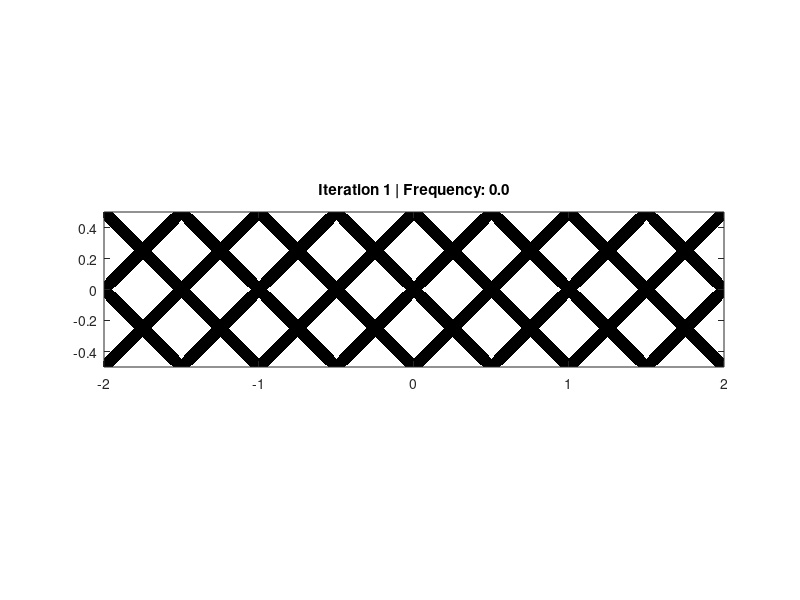

Write MATLAB code to recreate this figure. (Note: this script raises an error after producing the figure.)
%% ========================================================================
%  MMC Topology Optimization for Natural Frequency (Reusable Helper)
%  ========================================================================
%
%  Description:
%    Shared solver used by the case-specific scripts for maximizing the
%    first natural frequency of a 2D structure with MMC. Geometry,
%    boundary conditions, and mass placement are provided via `cfg`.
%
%  Usage:
%    results = mmc_nfreq_2d_common(cfg);
%    Mandatory cfg fields:
%      - L, H                        : Design domain size [m]
%      - nelx, nely                  : Mesh resolution
%      - boundaryType                : 'clamped-left' | 'clamped-both' | 'simply-supported-both'
%      - volfrac                     : Target volume fraction (0<volfrac<1)
%    All other fields fall back to defaults through applyDefaults(cfg).
%
% =========================================================================
function results = mmc_nfreq_2d_common(cfg)

if nargin < 1 || isempty(cfg)
    cfg = struct();
end

cfg = applyDefaults(cfg);
validateConfig(cfg);

% allow reproducibility control
if ~isempty(cfg.seed)
    rng(cfg.seed);
end

%% ========================================================================
%  0. CONFIGURATION
% =========================================================================

% --- Geometry ---
domainWidth  = cfg.L;
domainHeight = cfg.H;
thickness    = cfg.t;

% --- Mesh ---
numElemX = cfg.nelx;
numElemY = cfg.nely;

% --- Material Properties ---
youngsModulus = cfg.E0;
poissonsRatio = cfg.nu;
density       = cfg.rho0;
concentratedMass = cfg.m_lumped;

% --- MMC Component Parameters ---
componentSpacingX = cfg.componentSpacingX;
componentSpacingY = cfg.componentSpacingY;
initialHalfLength = cfg.initialHalfLength;
initialHalfWidth1 = cfg.initialHalfWidth1;
initialHalfWidth2 = cfg.initialHalfWidth2;
initialAngle      = cfg.initialAngle;

% --- Optimization Parameters ---
volumeFraction      = cfg.volfrac;
superEllipsoidPower = cfg.superEllipsoidPower;
ksParameter         = cfg.ksParameter;

% --- Convergence Settings ---
maxIterations  = cfg.maxIterations;
convergenceTol = cfg.convergenceTol;
moveLimit      = cfg.moveLimit;

% --- Epsilon Schedule (Heaviside sharpness) ---
eps_initial = cfg.eps_initial;
eps_final   = cfg.eps_final;
eps_midIter = cfg.eps_midIter;
eps_rate    = cfg.eps_rate;

% --- Eigenvalue Analysis ---
targetMode      = cfg.targetMode;
numModesCompute = cfg.numModesCompute;

% --- Numerical Parameters ---
minDensity        = cfg.rho_min;
sensitivityDigits = cfg.sensitivityDigits;
objScaleFactor    = cfg.objScaleFactor;

%% ========================================================================
%  1. FINITE ELEMENT MESH SETUP
% =========================================================================

% Helper function for sparse matrix assembly
fsparse = @(i,j,s,sz) sparse(i,j,s,sz(1),sz(2));

% Mesh dimensions
numElements = numElemX * numElemY;
numNodes    = (numElemX + 1) * (numElemY + 1);
numDofs     = 2 * numNodes;

% Element dimensions
elemWidth   = domainWidth / numElemX;
elemHeight  = domainHeight / numElemY;
minElemSize = min(elemWidth, elemHeight);

% Element stiffness and mass matrices
Ke_tril = computeElementStiffness(youngsModulus, poissonsRatio, ...
                                   elemWidth, elemHeight, thickness);
KE = triLowerToFull(Ke_tril, 8);

Me_tril = computeElementMass(density, elemWidth, elemHeight, thickness);
ME = triLowerToFull(Me_tril, 8);

% Node numbering matrix
nodeMatrix = int32(reshape(1:numNodes, 1+numElemY, 1+numElemX));

% DOF connectivity matrix (8 DOFs per element: 2 per node x 4 nodes)
edofVec = reshape(2*nodeMatrix(1:end-1, 1:end-1) - 1, numElements, 1);
edofMat = edofVec + int32([0 1 2*numElemY+[2 3 4 5] 2 3]);

% Node IDs for each element (for density interpolation)
elementNodeIDs = edofMat(:, 2:2:8) ./ 2;

% Assembly index arrays (lower triangular, for symmetric matrices)
[indexI, indexII] = deal([]);
for j = 1:8
    indexI  = cat(2, indexI, j:8);
    indexII = cat(2, indexII, repmat(j, 1, 8-j+1));
end
[iK, jK] = deal(edofMat(:, indexI)', edofMat(:, indexII)');
assemblyIndex = sort([iK(:), jK(:)], 2, 'descend');
clear iK jK;

% Nodal coordinates (centered at origin)
[nodeX, nodeY] = meshgrid(elemWidth  * (-numElemX/2 : numElemX/2), ...
                          elemHeight * (-numElemY/2 : numElemY/2));
gridCoords.x = nodeX(:);
gridCoords.y = nodeY(:);

% Volume weight for each node (for constraint computation)
volumeWeight = sparse(double(elementNodeIDs(:)), 1, 1/4);

%% ========================================================================
%  2. BOUNDARY CONDITIONS & LOADS
% =========================================================================

% Boundary conditions (fixed DOFs and supporting elements)
[fixedDofs, fixedElements] = buildBoundaryConditions(cfg.boundaryType, numElemX, numElemY);
freeDofs = setdiff(1:numDofs, fixedDofs);

% Mass placement
massCoords = clampMassLocation(cfg.massLocation, domainWidth, domainHeight, minElemSize);
massNodeID = findNearestNode(massCoords, gridCoords);
massDofs   = 2*massNodeID-1 : 2*massNodeID;

% Elements near mass location (for connectivity check)
[massElements, massColRow] = massNeighborElements(massNodeID, numElemX, numElemY);

%% ========================================================================
%  3. MMC COMPONENT INITIALIZATION
% =========================================================================

% Generate initial component center coordinates
centerX = componentSpacingX : 2*componentSpacingX : domainWidth;
centerY = componentSpacingY : 2*componentSpacingY : domainHeight;
numCompX = length(centerX);
numCompY = length(centerY);

% Duplicate coordinates for crossing components at each location
centerX = kron(centerX, ones(1, 2*numCompY));
centerY = repmat(kron(centerY, ones(1, 2)), 1, numCompX);

numComponents = length(centerX);

% Initialize design variables for all components
% Each component: [x0, y0, L, t1, t2, theta]
halfLengths = repmat(initialHalfLength, 1, numComponents);
halfWidths1 = repmat(initialHalfWidth1, 1, numComponents);
halfWidths2 = repmat(initialHalfWidth2, 1, numComponents);
angles      = repmat([initialAngle, -initialAngle], 1, numComponents/2);

% Assemble design variable vector
% Shift centers to be relative to domain center
designVars = [centerX - elemWidth*numElemX/2; ...
              centerY - elemHeight*numElemY/2; ...
              halfLengths; halfWidths1; halfWidths2; angles];

numDesignVars    = numel(designVars);
varsPerComponent = numDesignVars / numComponents;

% Active components and design variables (may be reduced during optimization)
activeComponents = 1:numComponents;
activeDesignVars = 1:numDesignVars;

% Non-design region (empty for this problem)
nonDesignTDF = [];

% Initialize component TDF matrix
componentTDF = zeros(numNodes, numComponents);

%% ========================================================================
%  4. MMA OPTIMIZER SETUP
% =========================================================================

% MMA parameters
numConstraints = 1;
mma_c = 1000 * ones(numConstraints, 1);
mma_d = zeros(numConstraints, 1);
mma_a0 = 1;
mma_a = zeros(numConstraints, 1);

% Design variable history
xval  = designVars(:);
xold1 = xval;
xold2 = xval;

% Design variable bounds (per component)
xmin_single = [-domainWidth/2; -domainHeight/2; minElemSize; ...
               minElemSize; minElemSize; -pi];
xmax_single = [domainWidth/2; domainHeight/2; ...
               sqrt(domainWidth^2 + domainHeight^2)/2; ...
               0.5*min(domainWidth, domainHeight) * [1; 1]; pi];

xmin = repmat(xmin_single, numComponents, 1);
xmax = repmat(xmax_single, numComponents, 1);

% MMA asymptote bounds
low = xmin;
upp = xmax;

% Best design tracking (for recovery from disconnection)
xval_best  = xval;
bestFrequency = 0;

%% ========================================================================
%  5. OPTIMIZATION LOOP
% =========================================================================

% History storage
objectiveHistory   = zeros(1, maxIterations);
constraintHistory  = zeros(1, maxIterations);
objRelativeChange  = 1.0;
iter = 1;

fprintf('\n=== Starting Optimization (%s) ===\n', cfg.boundaryType);
fprintf('Domain: %.1f m x %.1f m | Mesh: %d x %d\n', domainWidth, domainHeight, numElemX, numElemY);
fprintf('Mass location: [%.3f, %.3f] (node %d | node col %d row %d)\n', ...
        massCoords(1), massCoords(2), massNodeID, massColRow(1), massColRow(2));
fprintf('Target volume fraction: %.2f\n', volumeFraction);
fprintf('Number of components: %d\n', numComponents);
fprintf('Number of design variables: %d\n\n', numDesignVars);

while objRelativeChange > convergenceTol && iter <= maxIterations

    % --- Compute adaptive epsilon (Heaviside sharpness) ---
    epsilon = eps_initial + eps_final - ...
              (1/eps_final + exp(-eps_rate*(iter - eps_midIter)))^(-1);

    % =====================================================================
    %  STEP 1: Compute Component TDFs and Derivatives
    % =====================================================================
    componentTDFderiv = sparse(numNodes, numDesignVars);

    for iComp = activeComponents
        [componentTDF, componentTDFderiv, xval, activeComponents, activeDesignVars] = ...
            computeComponentTDF(componentTDF, componentTDFderiv, xval, iComp, ...
                               gridCoords, superEllipsoidPower, varsPerComponent, ...
                               epsilon, activeComponents, activeDesignVars, minElemSize);
    end

    % Aggregate TDFs using KS function
    activeTDF = [componentTDF(:, activeComponents), nonDesignTDF];
    expTDF    = exp(ksParameter * activeTDF);
    globalTDF = max(-1e3, log(sum(expTDF, 2)) / ksParameter);

    % Global TDF sensitivity w.r.t. component TDFs
    activeTDFderiv = componentTDFderiv(:, activeDesignVars);
    dPhimax_dPhi   = expTDF(:, 1:length(activeComponents)) ./ (sum(expTDF, 2) + eps);
    dPhimax_dPhi   = kron(dPhimax_dPhi, ones(1, varsPerComponent));
    globalTDFderiv = dPhimax_dPhi .* activeTDFderiv;

    % =====================================================================
    %  STEP 2: Visualization
    % =====================================================================
    figure(1); clf;
    contourf(reshape(nodeX, [numElemY+1, numElemX+1]), ...
             reshape(nodeY, [numElemY+1, numElemX+1]), ...
             reshape(globalTDF, [numElemY+1, numElemX+1]), [0, 0], 'LineColor', 'none');
    colormap([1 1 1; 0 0 0]);  % White = void, Black = material
    axis equal;
    axis([-domainWidth/2, domainWidth/2, -domainHeight/2, domainHeight/2]);
    title(sprintf('Iteration %d | Frequency: %.1f', iter, bestFrequency));
    drawnow;

    % =====================================================================
    %  STEP 3: Finite Element Analysis
    % =====================================================================

    % Compute element densities from global TDF
    heavisideH     = smoothHeaviside(globalTDF, minDensity, epsilon);
    elementDensity = sum(heavisideH(elementNodeIDs), 2) / 4;
    if ~isempty(fixedElements)
        elementDensity(fixedElements) = 1;  % enforce solid pads at supports
    end

    % Initialize eigenvector
    modeShape = zeros(numDofs, 1);

    % Check structural connectivity (mass must be connected to supports)
    [hasLoadPath, connectedLabel] = checkStructuralConnectivity(...
        elementDensity, numElemY, numElemX, minDensity, fixedElements, massElements);

    if hasLoadPath
        isConnected = true;

        % Find elements in connected region
        bwLabels = reshape(bwlabel(reshape(elementDensity, numElemY, numElemX) > minDensity, 4), ...
                          numElemX*numElemY, 1);
        connectedElements = find(bwLabels == connectedLabel);

        % Use only connected elements for FEA
        connectedDensity = zeros(size(elementDensity));
        connectedDensity(connectedElements) = elementDensity(connectedElements);

        edofMatConnected = edofMat(connectedElements, :);
        freeDofConnected = setdiff(edofMatConnected(:), fixedDofs);

        % Build assembly index for connected region
        [iK1, jK1] = deal(edofMatConnected(:, indexI)', edofMatConnected(:, indexII)');
        assemblyIndexConnected = sort([iK1(:), jK1(:)], 2, 'descend');
        clear iK1 jK1;

        % Assemble stiffness and mass matrices
        [K, M] = assembleGlobalMatrices(Ke_tril, Me_tril, connectedDensity, ...
                    connectedElements, assemblyIndexConnected, numDofs, ...
                    massDofs, concentratedMass, fsparse);

        % Solve eigenvalue problem
        [eigenvectors, eigenvalues] = eigs(K(freeDofConnected, freeDofConnected), ...
                                           M(freeDofConnected, freeDofConnected), ...
                                           numModesCompute, 'sm');
        frequency = eigenvalues(targetMode, targetMode);
        modeShape(freeDofConnected) = eigenvectors(:, targetMode);
        modeShape = modeShape / sqrt(modeShape' * M * modeShape);

        % Track best design
        if frequency > bestFrequency
            bestFrequency = frequency;
            xval_best = xval;
        end
    else
        % No load path - penalize disconnected design
        isConnected = false;
        fprintf('  WARNING: Structure disconnected - applying penalty\n');

        % Use full domain for FEA
        [K, M] = assembleGlobalMatrices(Ke_tril, Me_tril, elementDensity, ...
                    1:numElements, assemblyIndex, numDofs, ...
                    massDofs, concentratedMass, fsparse);

        [eigenvectors, eigenvalues] = eigs(K(freeDofs, freeDofs), ...
                                           M(freeDofs, freeDofs), ...
                                           numModesCompute, 'sm');
        frequency = eigenvalues(targetMode, targetMode);
        modeShape(freeDofs) = eigenvectors(:, targetMode);
        modeShape = modeShape / sqrt(modeShape' * M * modeShape);

        % Heavy penalty for disconnection
        if bestFrequency > 0
            frequency = 0.1 * bestFrequency;
        end
        freeDofConnected = freeDofs;  % For sensitivity calculation
    end

    % Store objective and constraint
    objectiveHistory(iter) = frequency;
    volumeConstraint = sum(elementDensity) * elemWidth * elemHeight / ...
                       (domainWidth * domainHeight) - volumeFraction;
    constraintHistory(iter) = volumeConstraint + volumeFraction;

    % =====================================================================
    %  STEP 4: Sensitivity Analysis
    % =====================================================================

    % Derivative of Heaviside function
    dH_dPhi = 3*(1 - minDensity) / (4*epsilon) * (1 - globalTDF.^2 / epsilon^2);
    dH_dPhi(abs(globalTDF) > epsilon) = 0;

    % Adjoint method for eigenvalue sensitivity
    [adjointVec, adjointScalar] = computeAdjointSensitivity(K, M, freeDofConnected, ...
                                                             modeShape, numDofs, frequency);

    % Element sensitivity
    elemSensitivity = sum((adjointVec(edofMat) * (KE - frequency*ME)) .* modeShape(edofMat) - ...
                          0.5 * (adjointScalar * modeShape(edofMat) * ME) .* modeShape(edofMat), 2);

    % Convert to nodal sensitivity
    elemSensNode = elemSensitivity * ones(1, 4) / 4;
    nodalSensitivity = sparse(double(elementNodeIDs(:)), 1, elemSensNode(:));

    % Chain rule: objective sensitivity w.r.t. design variables
    df0dx = zeros(1, numDesignVars);
    df0dx(activeDesignVars) = (nodalSensitivity .* dH_dPhi)' * globalTDFderiv;

    % Constraint sensitivity w.r.t. design variables
    dfdx = zeros(1, numDesignVars);
    dfdx(activeDesignVars) = (volumeWeight .* dH_dPhi)' * globalTDFderiv * ...
                              elemWidth * elemHeight / (domainWidth * domainHeight);

    % Sensitivity truncation (numerical stability)
    digits = sensitivityDigits - floor(log10([max(abs(df0dx(:)))+eps, ...
                                               max(abs(dfdx(:)))+eps]));

    % Objective scaling
    scale = max(abs(df0dx));
    if scale < eps || ~isfinite(scale)
        scale = objScaleFactor;
    else
        objScaleFactor = scale;
    end

    f0val = -frequency / scale;
    df0dx = round(df0dx * 10^digits(1)) / 10^digits(1) / scale;
    dfdx  = round(dfdx * 10^digits(2)) / 10^digits(2);

    % =====================================================================
    %  STEP 5: Design Update (MMA)
    % =====================================================================

    % Apply move limits
    xmin_move = max(xmin, xval - moveLimit*(xmax - xmin));
    xmax_move = min(xmax, xval + moveLimit*(xmax - xmin));

    % Call MMA optimizer
    [xmma, ~,~,~,~,~,~,~,~, low, upp] = mmasub(numConstraints, numDesignVars, iter, ...
        xval, xmin_move, xmax_move, xold1, xold2, f0val, df0dx(:), ...
        volumeConstraint, dfdx, low, upp, mma_a0, mma_a, mma_c, mma_d);

    % Update design variable history
    xold2 = xold1;
    xold1 = xval;
    xval  = xmma;

    % =====================================================================
    %  STEP 6: Convergence Check
    % =====================================================================

    if iter >= 5 && volumeConstraint/volumeFraction < 1e-4
        recentObj = objectiveHistory(iter-4:iter);
        objRelativeChange = abs(max(abs(recentObj - mean(recentObj))) / mean(recentObj));
    end

    % Print iteration info
    fprintf('It.: %4d  |  Freq: %8.2f  |  Vol: %+7.4f  |  Change: %.4f | Connected: %d\n', ...
            iter, frequency, volumeConstraint, objRelativeChange, isConnected);

    iter = iter + 1;
end

fprintf('\n=== Optimization Complete ===\n');
fprintf('Final frequency: %.2f\n', bestFrequency);
fprintf('Total iterations: %d\n', iter-1);

% Return a concise results struct
results.bestFrequency    = bestFrequency;
results.designVariables  = xval_best;
results.history.objective   = objectiveHistory(1:iter-1);
results.history.constraint  = constraintHistory(1:iter-1);
results.config = cfg;

end

%% ========================================================================
%  HELPER FUNCTIONS
% =========================================================================

function cfg = applyDefaults(cfg)
% APPLYDEFAULTS Fill in missing fields with historical defaults.

% Geometry and mesh
defaults.L    = 4;          % [m] domain length (x)
defaults.H    = 1;          % [m] domain height (y)
defaults.t    = 0.01;       % [m] out-of-plane thickness
defaults.nelx = 400;        % elements along x
defaults.nely = 100;        % elements along y

% Material and lumped mass
defaults.E0        = 2e11;   % [Pa]
defaults.nu        = 0.3;    % [-]
defaults.rho0      = 7800;   % [kg/m^3]
defaults.rho_min   = 1e-6;   % floor density
defaults.m_lumped  = 1e5;    % [kg] concentrated mass

% MMC initialization
defaults.componentSpacingX = 0.25; % [m]
defaults.componentSpacingY = 0.25; % [m]
defaults.initialHalfLength = 0.4;  % [m]
defaults.initialHalfWidth1 = 0.04; % [m]
defaults.initialHalfWidth2 = 0.04; % [m]
defaults.initialAngle      = pi/4; % [rad]

% Optimization / aggregation
defaults.volfrac            = 0.3;
defaults.superEllipsoidPower= 6;
defaults.ksParameter        = 100;
defaults.maxIterations      = 500;
defaults.convergenceTol     = 1e-5;
defaults.moveLimit          = 0.1;

% Heaviside schedule
defaults.eps_initial = 0.02;
defaults.eps_final   = 0.3;
defaults.eps_midIter = 30;
defaults.eps_rate    = 0.5;

% Eigen analysis
defaults.targetMode      = 1;
defaults.numModesCompute = 6;

% Numerical stabilization
defaults.sensitivityDigits = 5;
defaults.objScaleFactor    = 100;

% Supports and mass placement
defaults.boundaryType = 'clamped-both';
defaults.massLocation = [0, 0];   % [x,y] domain-centered

% Misc
defaults.seed      = [];
defaults.verbosity = 1;

% Legacy aliases for backward compatibility
alias.domainWidth   = 'L';
alias.domainHeight  = 'H';
alias.thickness     = 't';
alias.numElemX      = 'nelx';
alias.numElemY      = 'nely';
alias.youngsModulus = 'E0';
alias.poissonsRatio = 'nu';
alias.density       = 'rho0';
alias.minDensity    = 'rho_min';
alias.concentratedMass = 'm_lumped';
alias.volumeFraction   = 'volfrac';

% Promote alias fields if present
legacyFields = fieldnames(alias);
for i = 1:numel(legacyFields)
    legacy = legacyFields{i};
    modern = alias.(legacy);
    if isfield(cfg, legacy) && ~isfield(cfg, modern)
        cfg.(modern) = cfg.(legacy);
    end
end

% Apply defaults
defFields = fieldnames(defaults);
for i = 1:numel(defFields)
    fname = defFields{i};
    if ~isfield(cfg, fname) || isempty(cfg.(fname))
        cfg.(fname) = defaults.(fname);
    end
end
end


function validateConfig(cfg)
% VALIDATECONFIG Basic sanity checks on configuration

required = {'L','H','nelx','nely','volfrac','boundaryType'};
for k = 1:numel(required)
    assert(isfield(cfg, required{k}), 'cfg.%s is required', required{k});
end

assert(cfg.L > 0 && cfg.H > 0, 'Geometry L,H must be positive');
assert(all([cfg.nelx, cfg.nely] > 0) && all(mod([cfg.nelx, cfg.nely],1)==0), ...
    'nelx and nely must be positive integers');
assert(cfg.volfrac > 0 && cfg.volfrac < 1, 'volfrac must be in (0,1)');
assert(cfg.t > 0, 'thickness t must be positive');
assert(cfg.E0 > 0, 'E0 must be positive');
assert(cfg.rho0 > 0, 'rho0 must be positive');
assert(cfg.rho_min >= 0, 'rho_min must be non-negative');
assert(ismember(cfg.boundaryType, {'clamped-left','clamped-both','simply-supported-both'}), ...
    'boundaryType must be clamped-left | clamped-both | simply-supported-both');
end


function coords = clampMassLocation(coords, width, height, minElemSize)
% CLAMPMASSLOCATION Keep mass coordinates inside the domain with a margin

    marginX = minElemSize/10;
    marginY = minElemSize/10;
    coords(1) = max(-width/2 + marginX, min(width/2 - marginX, coords(1)));
    coords(2) = max(-height/2 + marginY, min(height/2 - marginY, coords(2)));
end


function nodeID = findNearestNode(target, grid)
% FINDNEARESTNODE Nearest node to a target coordinate

[~, nodeID] = min((grid.x - target(1)).^2 + (grid.y - target(2)).^2);
end


function [fixedDofs, fixedElements] = buildBoundaryConditions(type, nelx, nely)
% BUILDBOUNDARYCONDITIONS Supported boundary condition presets

leftNodes  = 1:nely+1;
rightNodes = nelx*(nely+1)+1 : (nelx+1)*(nely+1);

switch type
    case 'clamped-left'
        fixedDofs = [2*leftNodes-1, 2*leftNodes];
        fixedElements = 1:nely;

    case 'clamped-both'
        fixedDofs = [2*leftNodes-1, 2*leftNodes, 2*rightNodes-1, 2*rightNodes];
        fixedElements = union(1:nely, (nelx-1)*nely+1 : nely*nelx);

    case 'simply-supported-both'
        % Hinged supports at mid-height on left/right edges (Table 3)
        jMid = nely/2 + 1;  % requires even nely
        fixNd = [jMid, nelx*(nely+1) + jMid];

        % Constrain both translational DOFs at hinge nodes
        fixedDofs = [2*fixNd - 1, 2*fixNd];

        % Non-design pads: two elements per hinge (column 1 and column nelx)
        eL1 = nely/2;
        eL2 = nely/2 + 1;
        eR1 = (nelx-1)*nely + nely/2;
        eR2 = (nelx-1)*nely + nely/2 + 1;
        fixedElements = [eL1, eL2, eR1, eR2];

        % Sanity check for the benchmark mesh used in Fig. 8(g)
        if nelx == 400 && nely == 100
            assert(fixNd(1) == 51 && fixNd(2) == 400*(101) + 51, ...
                   'Hinge nodes not at mid-height boundaries for 400x100 mesh');
            expectedPads = [50 51 39950 39951];
            assert(isequal(sort(unique(fixedElements(:)))', expectedPads), ...
                   'Fixed element pads should be two per hinge for 400x100 mesh');
        end


    % % hinge nodes: mid-height on left and right edges
    % jMid = round(nely/2) + 1;              % node row index on left edge (1..nely+1)
    % fixNd = [ jMid,  nelx*(nely+1) + jMid ];
    % 
    % % constrain BOTH DOFs at BOTH hinges (exactly as Table 3)
    % fixedDofs = [2*fixNd-1, 2*fixNd];      % u and v at each hinge node
    % fixedDofs = unique(fixedDofs(:));
    % 
    % % small non-design "pads" at supports (exactly as Table 3)
    % fixedElements = [ ...
    %     round(nely/2), ...
    %     round(nely/2)+1, ...
    %     nely*nelx - round(nely/2), ...
    %     nely*nelx - round(nely/2) + 1 ...
    % ];
    % fixedElements = unique(fixedElements(:));

    otherwise
        error('Unknown boundaryType: %s', type);
end

fixedDofs = unique(fixedDofs);
end


function [massElements, colRow] = massNeighborElements(massNodeID, nelx, nely)
% MASSNEIGHELEMENTS Elements sharing the mass node (up to 4 neighbors)

    rowNode = mod(massNodeID-1, nely+1) + 1;
    colNode = floor((massNodeID-1)/(nely+1)) + 1;

cols = max(1, colNode-1) : min(nelx, colNode);
rows = max(1, rowNode-1) : min(nely, rowNode);

massElements = [];
for c = cols
    for r = rows
        massElements(end+1) = (c-1)*nely + r; %#ok<AGROW>
    end
end

colRow = [colNode, rowNode];
end


function [TDF, TDFderiv, xval, activeComp, activeVars] = ...
    computeComponentTDF(TDF, TDFderiv, xval, compIdx, grid, p, varsPerComp, ...
                        epsilon, activeComp, activeVars, minSize)
% COMPUTECOMPONENTTDF Compute TDF and derivatives for a single MMC component
%
%   The component is a super-ellipsoid defined by:
%     phi(x,y) = 1 - ((x'/L)^p + (y'/l)^p)^(1/p)
%   where (x',y') are local coordinates and l varies linearly with x'.

    % Extract component parameters
    varIdx = (compIdx-1)*varsPerComp + 1 : compIdx*varsPerComp;
    params = xval(varIdx);

    x0 = params(1);     % Center x
    y0 = params(2);     % Center y
    L  = params(3) + eps;  % Half-length (avoid division by zero)
    t1 = params(4);     % Half-width at one end
    t2 = params(5);     % Half-width at other end
    theta = params(6);  % Rotation angle

    % Rotation to local coordinates
    st = sin(theta);
    ct = cos(theta);
    x_local = ct*(grid.x - x0) + st*(grid.y - y0) + eps;
    y_local = -st*(grid.x - x0) + ct*(grid.y - y0) + eps;

    % Variable half-width along component length
    halfWidth = (t1 + t2)/2 + (t2 - t1)/2/L * x_local + eps;

    % Super-ellipsoid implicit function
    superEllipsoid = abs(x_local).^p / L^p + abs(y_local).^p ./ halfWidth.^p;
    TDF(:, compIdx) = 1 - superEllipsoid.^(1/p);

    % Check if component should be deleted (too small or outside domain)
    if (t1/minSize < 1.01 && t2/minSize < 1.01) || min(abs(TDF(:, compIdx))) >= epsilon
        TDF(:, compIdx) = -1e3;
        xval(varIdx(4:5)) = 0;
        activeComp = setdiff(activeComp, compIdx);
        activeVars = setdiff(activeVars, varIdx);
        return;
    end

    % --- Compute derivatives ---
    % d(x_local)/d(params)
    dx_local = [-ct + 0*x_local, -st + 0*x_local, 0*x_local, 0*x_local, 0*x_local, y_local];
    dy_local = [st + 0*y_local, -ct + 0*y_local, 0*y_local, 0*y_local, 0*y_local, -x_local];

    % d(halfWidth)/d(params)
    dw_dx = (t2 - t1) / (2*L);
    dw_dL = -(t2 - t1)/2 * x_local / L^2;
    dw_dt1 = 1/2 - x_local/(2*L);
    dw_dt2 = 1/2 + x_local/(2*L);
    dHalfWidth = [0*halfWidth, 0*halfWidth, dw_dL, dw_dt1, dw_dt2, 0*halfWidth] + ...
                 repmat(dw_dx, 1, varsPerComp) .* dx_local;

    % d(phi)/d(x_local), d(phi)/d(y_local), d(phi)/d(halfWidth)
    dPhi_dx = -(superEllipsoid).^(1/p - 1) .* (x_local/L).^(p-1) / L;
    dPhi_dy = -(superEllipsoid).^(1/p - 1) .* (y_local./halfWidth).^(p-1) ./ halfWidth;
    dPhi_dw = (superEllipsoid).^(1/p - 1) .* (y_local./halfWidth).^p ./ halfWidth;

    % d(phi)/d(L) - special case
    dPhi_dL = zeros(size(dx_local));
    dPhi_dL(:, 3) = (superEllipsoid).^(1/p - 1) .* (x_local/L).^p / L;

    % Chain rule for all parameters
    TDFderiv(:, varIdx) = repmat(dPhi_dx, 1, varsPerComp) .* dx_local + ...
                          repmat(dPhi_dy, 1, varsPerComp) .* dy_local + ...
                          dPhi_dL + ...
                          repmat(dPhi_dw, 1, varsPerComp) .* dHalfWidth;
end


function [adjoint1, adjoint2] = computeAdjointSensitivity(K, M, freeDofs, psi, nDof, lambda)
% COMPUTEADJOINTSENSITIVITY Solve adjoint system for eigenvalue sensitivity
%
%   Solves the augmented system:
%     [K - lambda*M,  -M*psi] [a1]   [0]
%     [-psi'*M,          0  ] [a2] = [1]

    L11 = K(freeDofs, freeDofs) - lambda * M(freeDofs, freeDofs);
    L12 = -M(freeDofs, freeDofs) * psi(freeDofs);
    L21 = L12';

    augmentedMatrix = [L11, L12; L21, 0];
    rhs = [zeros(length(freeDofs), 1); 1];

    solution = augmentedMatrix \ rhs;

    adjoint1 = zeros(nDof, 1);
    adjoint1(freeDofs) = solution(1:end-1);
    adjoint2 = solution(end);
end


function H = smoothHeaviside(phi, alpha, epsilon)
% SMOOTHHEAVISIDE Smoothed Heaviside function for density interpolation
%
%   H = alpha + (1-alpha) * smooth_step(phi/epsilon)
%   where smooth_step is a cubic polynomial in the transition region.

    H = 3*(1 - alpha)/4 * (phi/epsilon - phi.^3/(3*epsilon^3)) + (1 + alpha)/2;
    H(phi > epsilon)  = 1;
    H(phi < -epsilon) = alpha;
end


function [hasPath, connectedLabel] = checkStructuralConnectivity(density, nely, nelx, ...
                                                                  minDen, fixEle, massEle)
% CHECKSTRUCTURALCONNECTIVITY Check if mass is connected to supports
%
%   Uses connected component labeling to verify load path exists.

    binaryDensity = reshape(density, nely, nelx) > minDen;
    labeledRegions = reshape(bwlabel(binaryDensity, 4), nelx*nely, 1);

    fixedLabels = unique(labeledRegions(fixEle));
    massLabels  = nonzeros(unique(labeledRegions(massEle)));

    hasPath = false;
    connectedLabel = [];

    if ~isempty(massLabels)
        for label = massLabels'
            if ismember(label, fixedLabels)
                hasPath = true;
                connectedLabel = label;
                return;
            end
        end
    end
end


function [K, M] = assembleGlobalMatrices(Ke, Me, density, elements, assemblyIdx, ...
                                          nDof, massDofs, massValue, fsparse)
% ASSEMBLEGLOBALMATRICES Assemble global stiffness and mass matrices
%
%   Uses vectorized assembly for efficiency.

    % Stiffness matrix
    sK = reshape(Ke(:) * density(elements)', length(Ke)*length(elements), 1);
    K = fsparse(assemblyIdx(:,1), assemblyIdx(:,2), sK, [nDof, nDof]);
    K = K + K' - diag(diag(K));
    K = K + fsparse(1:nDof, 1:nDof, eps*ones(1,nDof), [nDof, nDof]);  % Regularization

    % Mass matrix
    sM = reshape(Me(:) * density(elements)', length(Me)*length(elements), 1);
    M = fsparse(assemblyIdx(:,1), assemblyIdx(:,2), sM, [nDof, nDof]);
    M = M + M' - diag(diag(M));
    M(massDofs, massDofs) = M(massDofs, massDofs) + massValue * eye(length(massDofs));
    M = M + fsparse(1:nDof, 1:nDof, eps*ones(1,nDof), [nDof, nDof]);  % Regularization
end


function fullMatrix = triLowerToFull(triLower, n)
% TRILOWERTOFULL Convert lower triangular vector to full symmetric matrix

    fullMatrix = zeros(n, n);
    fullMatrix(tril(ones(n)) == 1) = triLower';
    fullMatrix = fullMatrix + fullMatrix' - diag(diag(fullMatrix));
end


function Ke = computeElementStiffness(E, nu, a, b, h)
% COMPUTEELEMENTSTIFFNESS 4-node quadrilateral element stiffness matrix
%
%   Returns lower triangular part (36 unique entries for 8x8 symmetric matrix)

    k1 = [-1/6/a/b*(nu*a^2-2*b^2-a^2), 1/8*nu+1/8, ...
          -1/12/a/b*(nu*a^2+4*b^2-a^2), 3/8*nu-1/8, ...
           1/12/a/b*(nu*a^2-2*b^2-a^2), -1/8*nu-1/8, ...
           1/6/a/b*(nu*a^2+b^2-a^2), -3/8*nu+1/8];

    k2 = [-1/6/a/b*(nu*b^2-2*a^2-b^2), 1/8*nu+1/8, ...
          -1/12/a/b*(nu*b^2+4*a^2-b^2), 3/8*nu-1/8, ...
           1/12/a/b*(nu*b^2-2*a^2-b^2), -1/8*nu-1/8, ...
           1/6/a/b*(nu*b^2+a^2-b^2), -3/8*nu+1/8];

    Ke = E*h/(1-nu^2) * ...
        [k1(1); k1(2); k1(3); k1(4); k1(5); k1(6); ...
         k1(7); k1(8); k2(1); k2(8); k2(7); k2(6); ...
         k2(5); k2(4); k2(3); k1(1); k1(6); k1(7); ...
         k1(4); k1(5); k1(2); k2(1); k2(8); k2(3); ...
         k2(2); k2(5); k1(1); k1(2); k1(3); k1(4); ...
         k2(1); k2(8); k2(7); k1(1); k1(6); k2(1)];
end


function Me = computeElementMass(rho, EW, EH, h)
% COMPUTEELEMENTMASS 4-node quadrilateral consistent mass matrix
%
%   Returns lower triangular part (36 unique entries for 8x8 symmetric matrix)

    A = EW * EH;
    Me = (rho*A*h/36) * ...
        [4; 0; 2; 0; 1; 0; ...
         2; 0; 4; 0; 2; 0; ...
         1; 0; 2; 4; 0; 2; ...
         0; 1; 0; 4; 0; 2; ...
         0; 1; 4; 0; 2; 0; ...
         4; 0; 2; 4; 0; 4];
end
